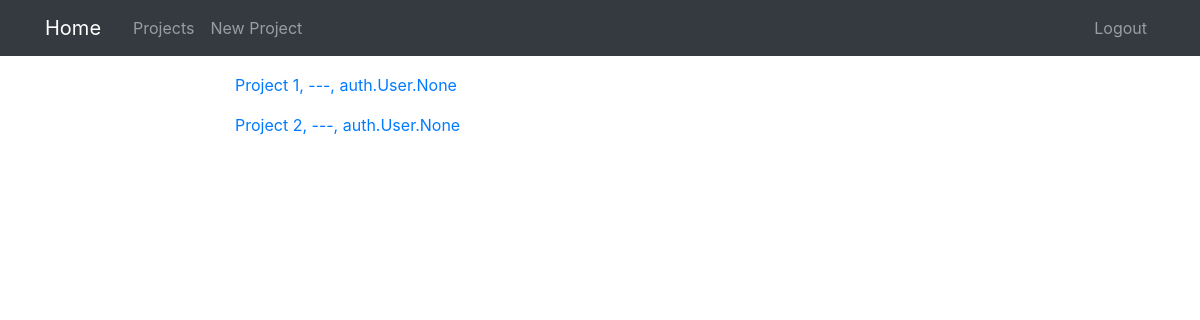
Before: /projects/ (signed in) with the older database file.
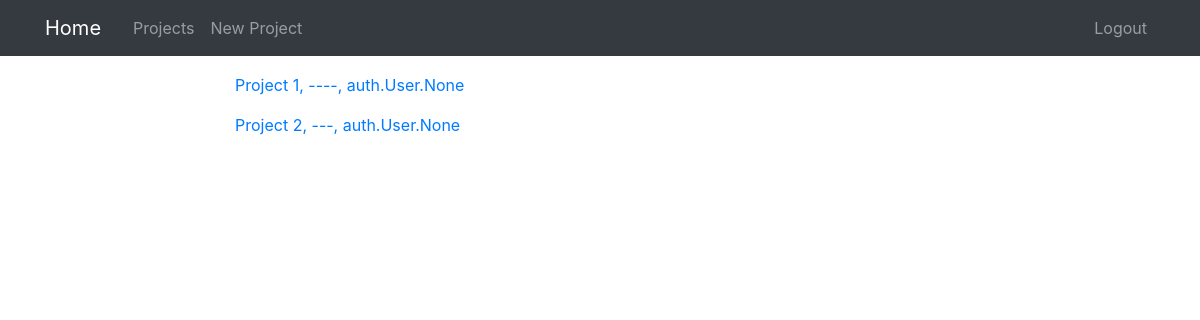
After: the same page with the newer database file.
### projects/models.py (models this page shows, shortened)
class Project(models.Model):
    title = models.CharField(max_length=100)
    description = models.TextField()
    manager = models.ForeignKey(
        User, on_delete=models.CASCADE, related_name="manager_project_set"
    )
    worker = models.ManyToManyField(User, related_name="worker_project_set")
    def __str__(self):
        return f"{self.title}, {self.description}, {self.worker}"

### projects/views.py (the view)
# urls.py: path("projects/", MyProjectsListView.as_view(), name="project-list"),
class MyProjectsListView(LoginRequiredMixin, ListView):
    template_name = "projects/project_list"
    context_object_name = "projects"
    def get_queryset(self):
        user = get_object_or_404(User, id=self.request.user.id)
        queryset = Project.objects.filter(manager=user)
        if len(queryset) == 0:
            queryset = Project.objects.filter(worker=user)
        return queryset

### projects/templates/projects/project_list.html
{% extends "projects/base.html" %}
{% block content %}
{% for project in projects %}
<p>
    <a href="{% url 'project-detail' project.pk %}">{{ project }} </a>
</p>
{% endfor %}
{% endblock content %}

Changed rows visible on the page:
changed Project: title+description+id "Project 1, ---, auth.User.None" → "Project 1, ----, auth.User.None"
